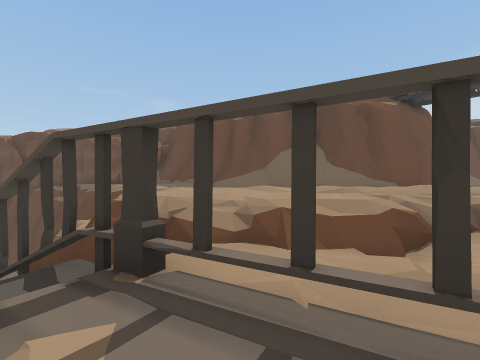
View 1 (above)

24 first-person views from a walk through a scene from a Unity 3-D project. The camera is 1.5 m above the floor, looks level and sees 85° across. Doors are open. The floor is counted in squares, 2 m on a side. Each view is taken from the middle of a square. On the plan, view 1 faces up. The plan holds only what a view shows up to about 9 squares ahead; the rest is blank. The place goes on beyond the plan. Some surface patterns are stand-ins.

View 2
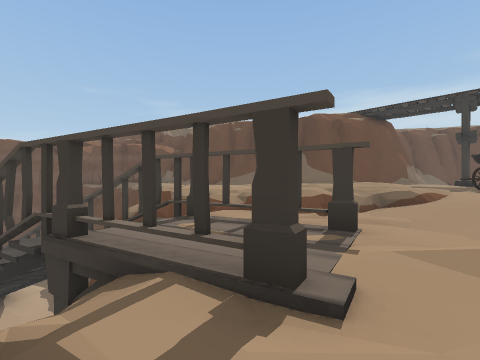

View 3
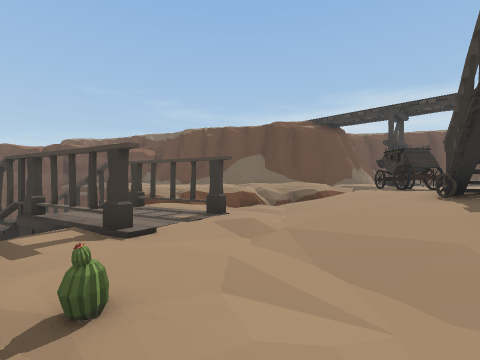

View 4
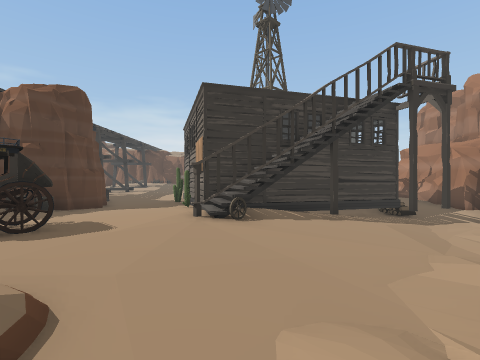

View 5
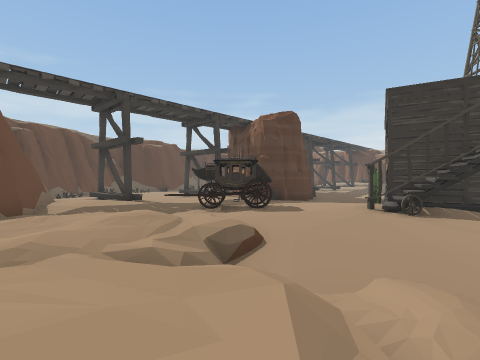

View 6
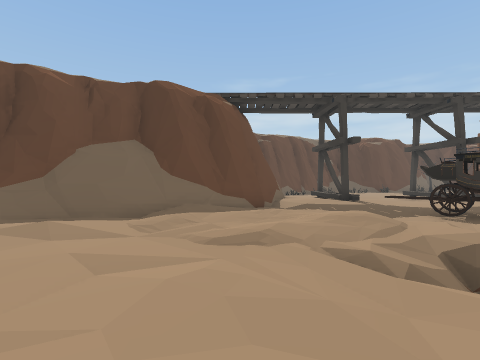

View 7
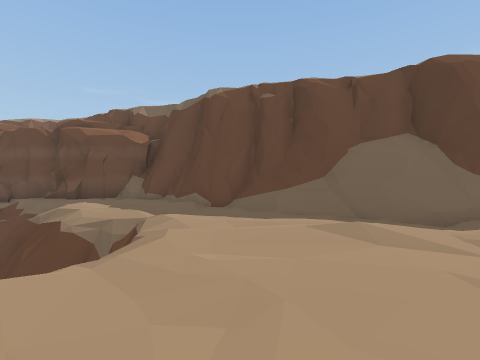

View 8
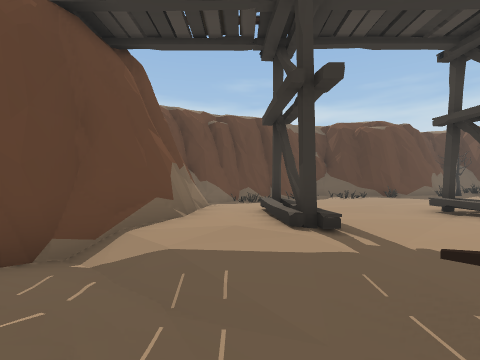

View 9
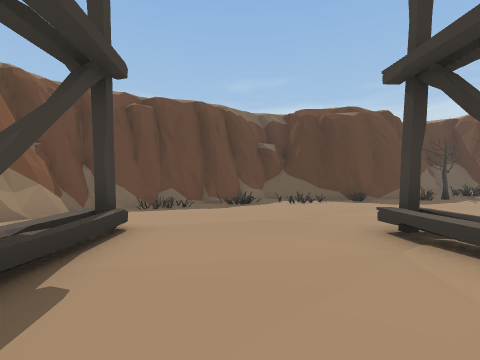

View 10
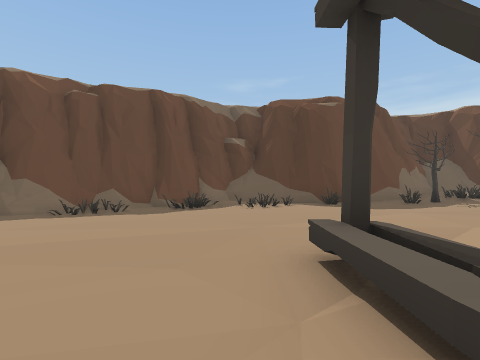

View 11
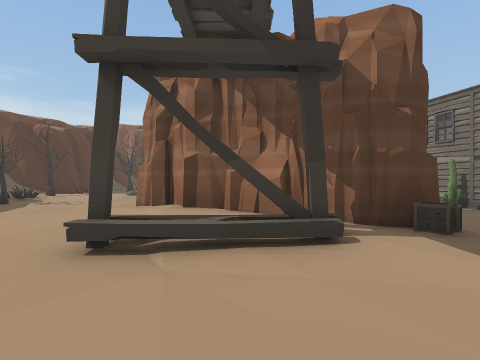

View 12
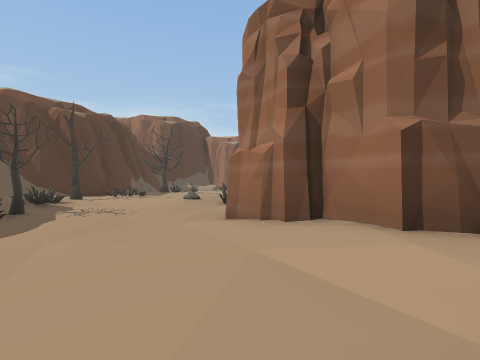

View 13
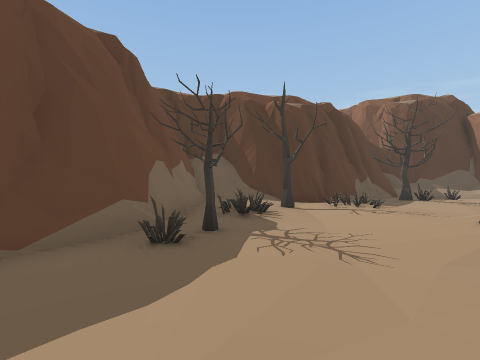

View 14
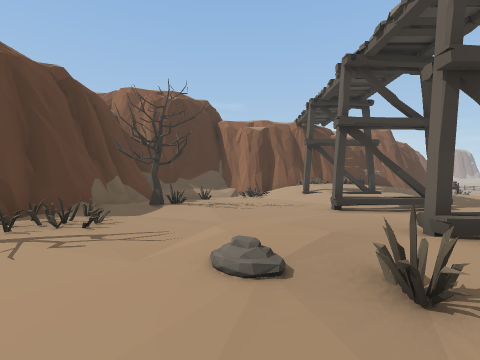

View 15
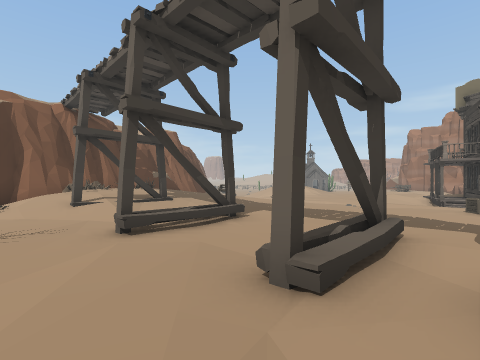

View 16
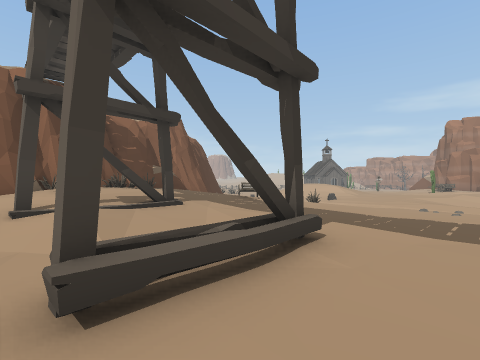

View 17
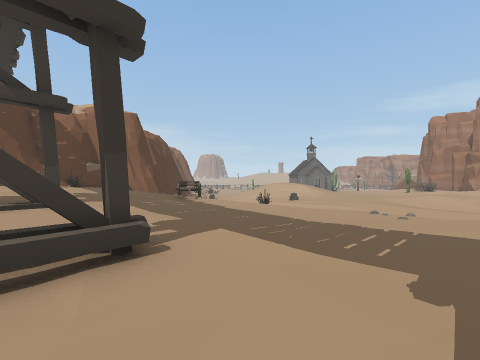

View 18
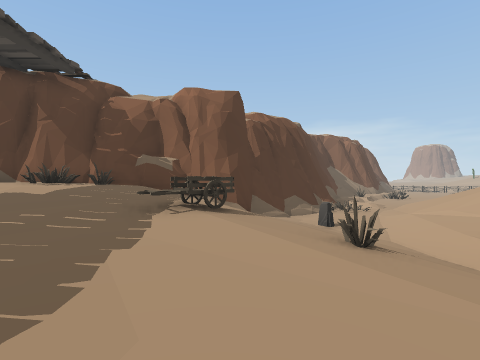

View 19
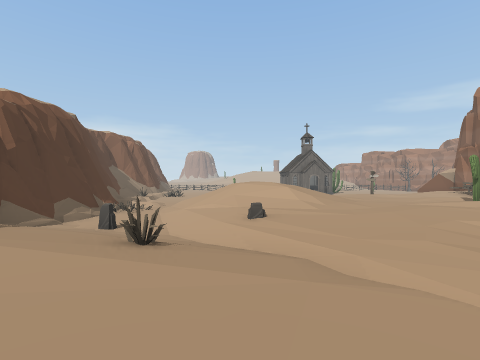

View 20
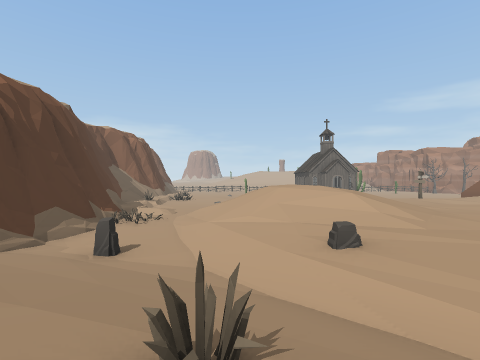

View 21
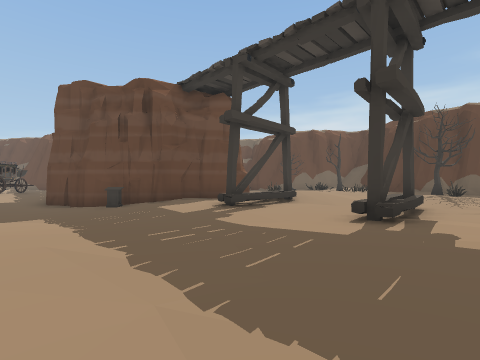

View 22
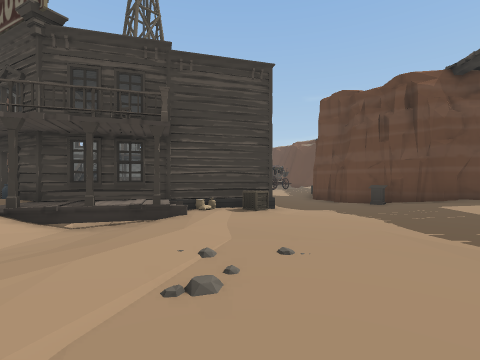

View 23
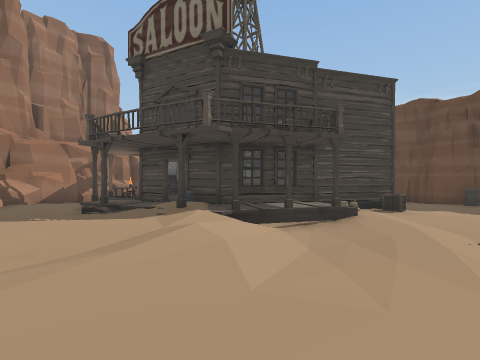

View 24
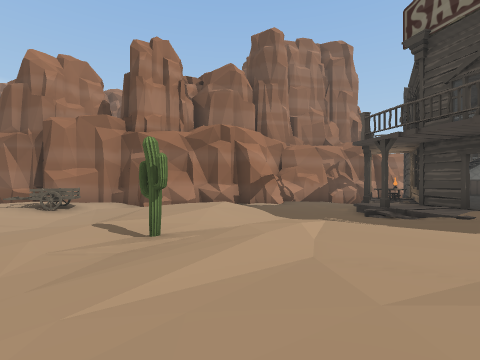

### Floor plan
Key: @ floor where view 1 was taken; # wall or solid block; x gap in a wall; . main floor; : floor 0.25 m higher than the main floor; - floor 0.25 m lower than the main floor; + floor 0.5 m higher than the main floor; _ floor 0.5 m lower than the main floor; * floor 0.75 m higher than the main floor; < floor 0.75 m lower than the main floor; % floor 1 m higher than the main floor; ( floor 1 m lower than the main floor; ! floor 1.25 m lower than the main floor; ? floor 8.75 m lower than the main floor; / step, stairs or slope; D open door; = window, fence, low wall or low ledge; ^ raised ledge; v drop or lower ground; C cactus; R crate; T tree; A cart; K rock; P podium; O other object.
Columns run from 9 left of view 1 to 28 right of it. Each row starts with its distance up from view 1.
 15                      ####
 14   #####             ##=-###
 13 vv/:++#####        ##--O--###
 12  vv/:++//####     ##/----O--#
 11    v/::..///#    ##/..-----O##
 10    vvv/....#######:.#.------O###
  9       v..::.++...:://.------..#######
  8       v:...:+:....:#.----.--..O###//#
  7       v.....:::/-....--=....-..T.:+##
  6  /?   /.....+++/-..---=/::..-...TO:#
  5  ??  v=:......./OO.--.#:+##.-...:::##
  4      ##//.::==/-OO.-...######.::::O:#
  3       ###///(<-..O.-.R##     O:+::..##
  2       # ##<<<_-....--##      .::...T:#
  1       #v<##<(_-.:..---## ###./#:...O..
  0       ^x<@<<<--O/..----#P-../=.......
 -1         ##<<_--###O ------..#.-.....
 -2         <<<<<-###   #C----...---#...
 -3          <<<<--#    ###-------##.....O
 -4           C<<#_#      ##------#..:+#+
 -5            <<<##     ##R-----....+***#
 -6             #<##     #//-----..::#*%##
 -7             !( #     #+#-----..:+*%%#
 -8                 O##D##=------..:+*%O#
 -9                 OO#DO#/------.:/**O##
-10                --##/:::...--O-.A+*##
-11              ##---...:...--/<//../#
-12               ##-..-::.:..-K!(<//##
-13                #-.:..:....--/!!((#
-14                #-:::.C...////!K!=#
-15                ##.....--:/*///!!##
-16                ##.---.-.  %%//!!##
-17                #.------    %//!O##
-18                ##A--          !!#
-19                ##/-

Where each view was taken, in squares from view 1:
view 1: 0 up, 0 right, facing up
view 2: 3 down, 0 right, facing up
view 3: 5 down, 2 right, facing up
view 4: 4 up, 2 right, facing down-right
view 5: 4 up, 0 right, facing right
view 6: 4 up, 0 right, facing up-right
view 7: 5 up, 1 left, facing up
view 8: 6 up, 6 right, facing up-right
view 9: 6 up, 10 right, facing up-right
view 10: 6 up, 12 right, facing up-right
view 11: 8 up, 11 right, facing down-right
view 12: 8 up, 15 right, facing down-right
view 13: 7 up, 18 right, facing right
view 14: 5 up, 20 right, facing down-right
view 15: 3 up, 21 right, facing down
view 16: 0 up, 22 right, facing down
view 17: 1 down, 20 right, facing down
view 18: 7 down, 18 right, facing down-right
view 19: 7 down, 18 right, facing down
view 20: 9 down, 19 right, facing down
view 21: 8 down, 19 right, facing up
view 22: 9 down, 18 right, facing up-left
view 23: 12 down, 16 right, facing up-left
view 24: 13 down, 15 right, facing left
